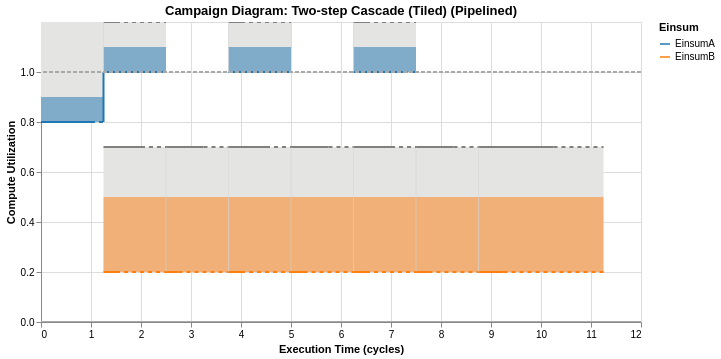
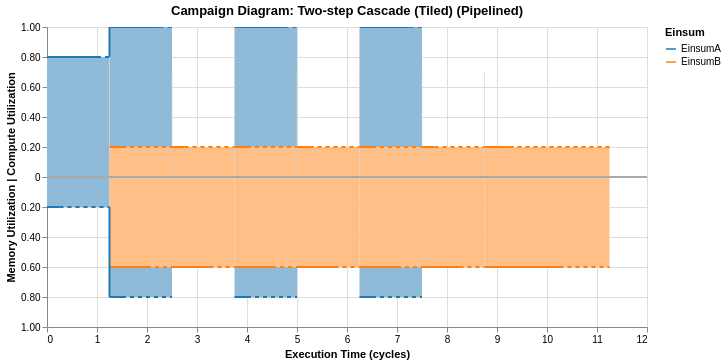

The code cell stored with these charts, in order, in its notebook:
### Markdown cell above
Since a previous tile of orange is independent of the next tile of blue, we can overap their execution (pipeline parallelism).  
We do this by calling `cascade.pipeline()`
This function takes a *tiled* cascade and creates (by default) a 2-deep pipeline.

### Code cell
pipelined_cascade = tiled_cascade.pipeline()

CampaignDiagram(pipelined_cascade).draw().interactive().show()
CampaignDiagram(pipelined_cascade).draw(dual_mode=True).interactive()
